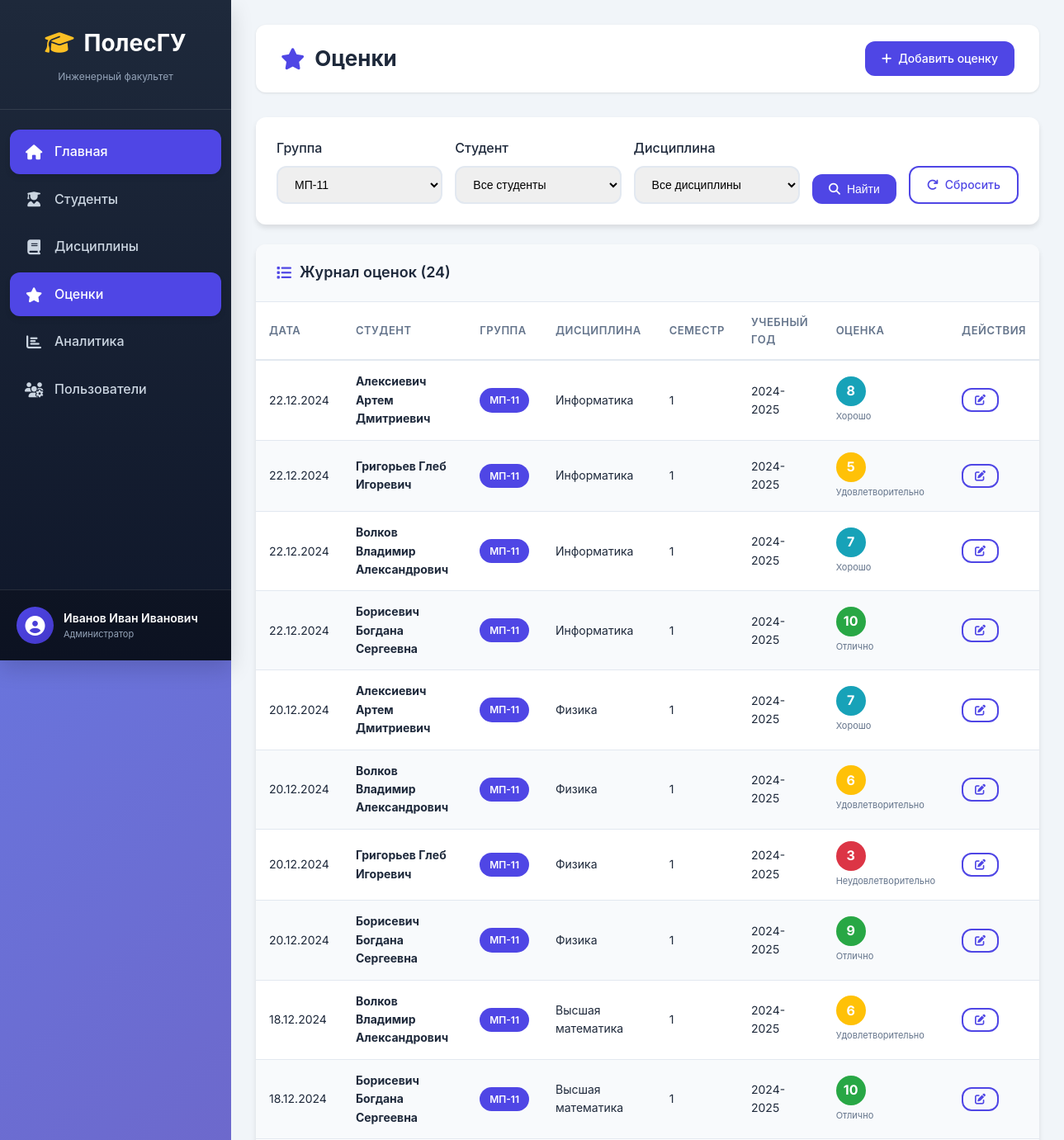
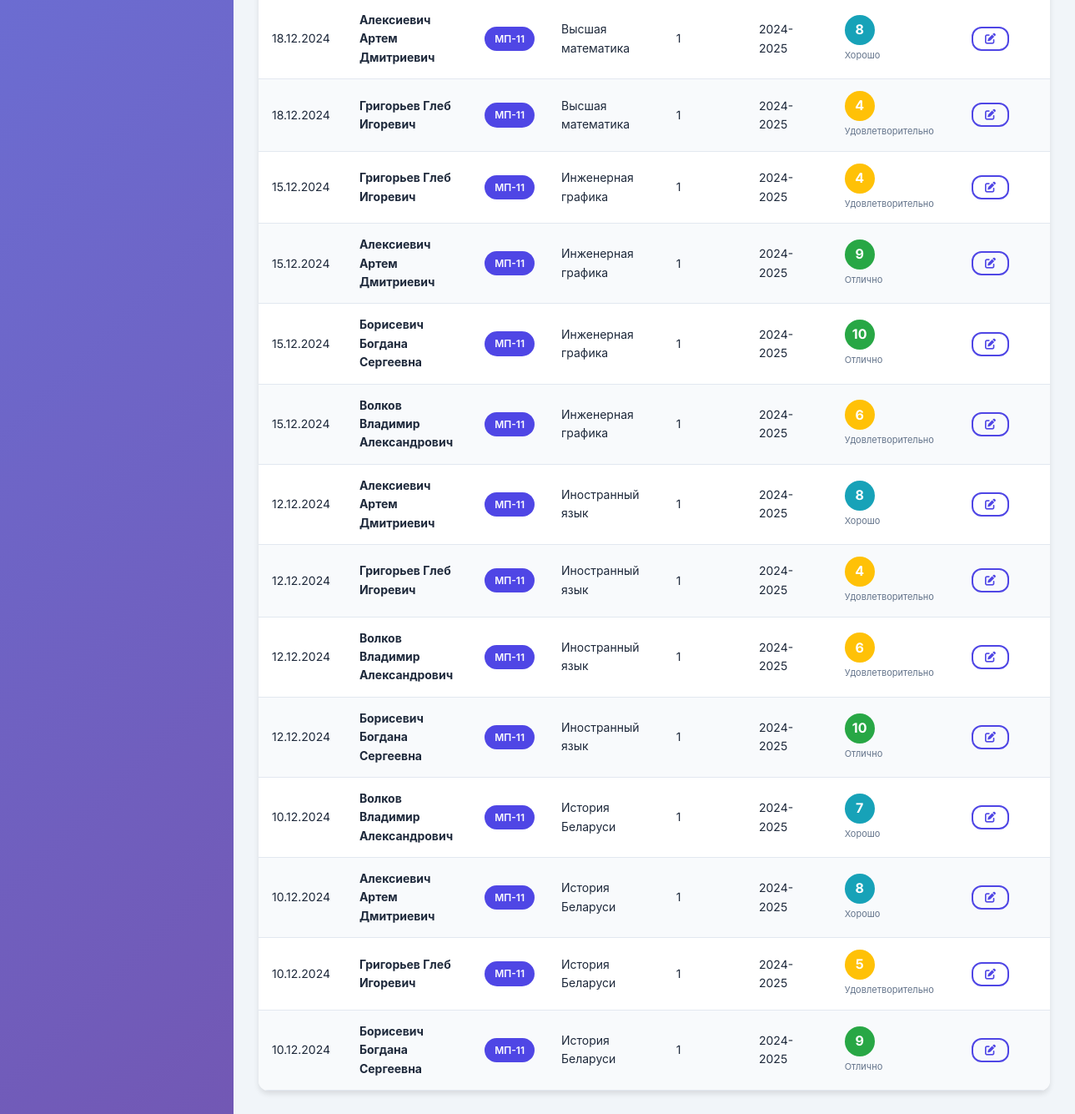
Page /modules/grades/index.php?group=1 (signed in) on the committed database (2 pictures, top to bottom).
### tables this page shows
CREATE TABLE grades (
    id INT AUTO_INCREMENT PRIMARY KEY,
    student_id INT NOT NULL,
    discipline_id INT NOT NULL,
    grade INT NOT NULL CHECK (grade BETWEEN 1 AND 10),
    grade_date DATE NOT NULL,
    semester INT NOT NULL,
    academic_year VARCHAR(9) NOT NULL,
    attempt INT DEFAULT 1,
    comments TEXT,
    created_by INT,
    created_at TIMESTAMP DEFAULT CURRENT_TIMESTAMP,
    updated_at TIMESTAMP DEFAULT CURRENT_TIMESTAMP ON UPDATE CURRENT_TIMESTAMP,
    FOREIGN KEY (student_id) REFERENCES students(id) ON DELETE CASCADE,
    FOREIGN KEY (discipline_id) REFERENCES disciplines(id) ON DELETE CASCADE,
    FOREIGN KEY (created_by) REFERENCES users(id) ON DELETE SET NULL,
    INDEX idx_student (student_id),
    INDEX idx_discipline (discipline_id),
    INDEX idx_grade_date (grade_date),
    INDEX idx_academic_year (academic_year)
);

CREATE TABLE groups (
    id INT AUTO_INCREMENT PRIMARY KEY,
    name VARCHAR(20) UNIQUE NOT NULL,
    specialty_id INT,
    course INT NOT NULL,
    FOREIGN KEY (specialty_id) REFERENCES specialties(id) ON DELETE SET NULL
);

CREATE TABLE disciplines (
    id INT AUTO_INCREMENT PRIMARY KEY,
    name VARCHAR(200) NOT NULL,
    department_id INT,
    teacher_id INT,
    semester INT,
    hours_total INT,
    hours_lecture INT,
    hours_practice INT,
    control_type ENUM('exam', 'credit', 'exam_and_credit') DEFAULT 'exam',
    FOREIGN KEY (department_id) REFERENCES departments(id) ON DELETE SET NULL,
    FOREIGN KEY (teacher_id) REFERENCES users(id) ON DELETE SET NULL
);

### config/app_config.php (called while the page is built, shortened)
<?php
require_once BASE_PATH . '/config/db_config.php';
function isLoggedIn() {
    return true;
}
function getCurrentUser() {
    return [
        'id' => $_SESSION['user_id'],
        'username' => $_SESSION['username'],
        'full_name' => $_SESSION['full_name'],
        'role' => $_SESSION['role']
    ];
}
function hasRole($role) {
    $user = getCurrentUser();
    return $user && $user['role'] === $role;
}
function isAdmin() {
    return hasRole('admin');
}
function e($string) {
    return htmlspecialchars($string, ENT_QUOTES, 'UTF-8');
}
function formatDate($date, $format = 'd.m.Y') {
    return date($format, strtotime($date));
}
function getGradeText($grade) {
    if ($grade >= 9) return 'Отлично';
    if ($grade >= 7) return 'Хорошо';
    if ($grade >= 4) return 'Удовлетворительно';
    return 'Неудовлетворительно';
}
function getGradeColor($grade) {
    if ($grade >= 9) return '#28a745';
    if ($grade >= 7) return '#17a2b8';
    if ($grade >= 4) return '#ffc107';
    return '#dc3545';
}
?>

### config/db_config.php (called while the page is built, shortened)
<?php
function getDbConnection() {
    static $conn = null;
    if ($conn === null) {
        $conn = new mysqli(DB_HOST, DB_USER, DB_PASS, DB_NAME);
        $conn->set_charset(DB_CHARSET);
        $conn->query("SET NAMES 'utf8mb4'");
        $conn->query("SET CHARACTER SET 'utf8mb4'");
    }
    return $conn;
}
function dbQuery($sql, $params = []) {
    $conn = getDbConnection();
    if (empty($params)) {
        $result = $conn->query($sql);
    } else {
        $stmt = $conn->prepare($sql);
        $types = '';
        foreach ($params as $param) {
            if (is_int($param)) {
                $types .= 'i';
            } elseif (is_float($param)) {
                $types .= 'd';
            } else {
                $types .= 's';
            }
        }
        $stmt->bind_param($types, ...$params);
        $stmt->execute();
        $result = $stmt->get_result();
    }
    return $result;
}
function dbFetchAll($sql, $params = []) {
    $result = dbQuery($sql, $params);
    $rows = [];
    if ($result instanceof mysqli_result) {
        while ($row = $result->fetch_assoc()) {
            $rows[] = $row;
        }
    }
    return $rows;
}
?>

### modules/grades/index.php (the view, shortened to what this page needs)
<?php
require_once __DIR__ . '/../../config/app_config.php';
$groups = dbFetchAll("SELECT id, name FROM groups ORDER BY name", []);
$groupFilter = $_GET['group'] ?? '';
$where = [];
$params = [];
if ($groupFilter) {
    $where[] = "s.group_id = ?";
    $params[] = (int)$groupFilter;
}
$whereClause = !empty($where) ? 'WHERE ' . implode(' AND ', $where) : '';
$grades = dbFetchAll("
    SELECT
        gr.id,
        gr.grade,
        gr.grade_date,
        gr.semester,
        gr.academic_year,
        CONCAT(s.last_name, ' ', s.first_name, ' ', s.middle_name) as student_name,
        g.name as group_name,
        d.name as discipline_name
    FROM grades gr
    JOIN students s ON gr.student_id = s.id
    JOIN groups g ON s.group_id = g.id
    JOIN disciplines d ON gr.discipline_id = d.id
    $whereClause
    ORDER BY gr.grade_date DESC, gr.created_at DESC
    LIMIT 100
", $params);
include BASE_PATH . '/includes/header.php';
include BASE_PATH . '/includes/sidebar.php';
?>
<div class="main-content">
    <div class="top-bar">
        <div class="breadcrumb">
            <h1><i class="fas fa-star"></i> Оценки</h1>
        </div>
        <div class="actions">
            <?php if (isAdmin() || hasRole('teacher')): ?>
            <a href="grade_add.php" class="btn btn-primary">
                <i class="fas fa-plus"></i> Добавить оценку
            </a>
            <?php endif; ?>
        </div>
    </div>
    <div class="dashboard-card" style="margin-bottom: 24px;">
        <div class="card-body">
            <form method="GET" action="" style="display: flex; gap: 15px; flex-wrap: wrap; align-items: end;">
                <div class="form-group" style="flex: 1; min-width: 150px; margin-bottom: 0;">
                    <label>Группа</label>
                    <select name="group" class="form-control">
                        <?php foreach ($groups as $grp): ?>
                        <option value="<?php echo $grp['id']; ?>" <?php echo $groupFilter == $grp['id'] ? 'selected' : ''; ?>>
                            <?php echo e($grp['name']); ?>
                        </option>
                        <?php endforeach; ?>
                    </select>
                </div>
                <div class="form-group" style="flex: 1; min-width: 200px; margin-bottom: 0;">
                    <label>Студент</label>
                    <select name="student" class="form-control">
                        <option value="">Все студенты</option>
                    </select>
                </div>
                <div class="form-group" style="flex: 1; min-width: 200px; margin-bottom: 0;">
                    <label>Дисциплина</label>
                    <select name="discipline" class="form-control">
                        <option value="">Все дисциплины</option>
                    </select>
                </div>
                <button type="submit" class="btn btn-primary">
                    <i class="fas fa-search"></i> Найти
                </button>
                <a href="index.php" class="btn btn-outline">
                    <i class="fas fa-redo"></i> Сбросить
                </a>
            </form>
        </div>
    </div>
    <div class="dashboard-card full-width">
        <div class="card-header">
            <h3><i class="fas fa-list"></i> Журнал оценок (<?php echo count($grades); ?>)</h3>
        </div>
        <div class="card-body" style="padding: 0;">
            <table class="table table-striped table-hover">
                <thead>
                    <tr>
                        <th>Дата</th>
                        <th>Студент</th>
                        <th>Группа</th>
                        <th>Дисциплина</th>
                        <th>Семестр</th>
                        <th>Учебный год</th>
                        <th>Оценка</th>
                        <?php if (isAdmin()): ?>
                        <th style="width: 100px;">Действия</th>
                        <?php endif; ?>
                    </tr>
                </thead>
                <tbody>
                    <?php if (empty($grades)): ?>
                    <tr>
                        <td colspan="<?php echo isAdmin() ? '8' : '7'; ?>" style="text-align: center; padding: 40px;">
                            <i class="fas fa-inbox" style="font-size: 48px; color: #cbd5e1; margin-bottom: 15px;"></i>
                            <p style="color: #64748b;">Оценки не найдены</p>
                        </td>
                    </tr>
                    <?php else: ?>
                    <?php foreach ($grades as $grade): ?>
                    <tr>
                        <td><?php echo formatDate($grade['grade_date']); ?></td>
                        <td><strong><?php echo e($grade['student_name']); ?></strong></td>
                        <td><span class="badge badge-primary"><?php echo e($grade['group_name']); ?></span></td>
                        <td><?php echo e($grade['discipline_name']); ?></td>
                        <td><?php echo $grade['semester']; ?></td>
                        <td><?php echo e($grade['academic_year']); ?></td>
                        <td>
                            <span class="grade-badge" style="background-color: <?php echo getGradeColor($grade['grade']); ?>;">
                                <?php echo $grade['grade']; ?>
                            </span>
                            <small style="display: block; font-size: 11px; color: #64748b; margin-top: 4px;">
                                <?php echo getGradeText($grade['grade']); ?>
                            </small>
                        </td>
                        <?php if (isAdmin()): ?>
                        <td>
                            <a href="grade_edit.php?id=<?php echo $grade['id']; ?>" class="btn btn-sm btn-outline" data-tooltip="Редактировать">
                                <i class="fas fa-edit"></i>
                            </a>
                        </td>
                        <?php endif; ?>
                    </tr>
                    <?php endforeach; ?>
                    <?php endif; ?>
                </tbody>
            </table>
        </div>
    </div>
</div>
<?php include BASE_PATH . '/includes/footer.php'; ?>

### assets/css/style.css (style rules this page uses)
:root { --primary-color: #4f46e5; --primary-dark: #4338ca; --secondary-color: #64748b; --success-color: #28a745; --warning-color: #ffc107; --danger-color: #dc3545; --info-color: #17a2b8; --light-color: #f8fafc; --dark-color: #1e293b; --sidebar-width: 280px; --header-height: 70px; --border-radius: 12px; --shadow-sm: 0 1px 3px rgba(0,0,0,0.1); --shadow-md: 0 4px 6px rgba(0,0,0,0.1); --shadow-lg: 0 10px 25px rgba(0,0,0,0.15); --transition: all 0.3s ease; }
* { margin: 0; padding: 0; box-sizing: border-box; }
body { font-family: 'Inter', -apple-system, BlinkMacSystemFont, 'Segoe UI', Roboto, sans-serif; background: linear-gradient(135deg, #667eea 0%, #764ba2 100%); min-height: 100vh; color: var(--dark-color); line-height: 1.6; }
.main-content { padding: 30px; }
.top-bar { display: flex; justify-content: space-between; align-items: center; margin-bottom: 30px; background: #fff; padding: 20px 30px; border-radius: var(--border-radius); box-shadow: var(--shadow-sm); }
.top-bar h1 { font-size: 26px; font-weight: 700; color: var(--dark-color); display: flex; align-items: center; gap: 12px; }
.top-bar h1 i { color: var(--primary-color); }
.dashboard-card { background: #fff; border-radius: var(--border-radius); box-shadow: var(--shadow-md); overflow: hidden; }
.dashboard-card.full-width { grid-column: 1 / -1; }
.card-header { padding: 20px 25px; border-bottom: 1px solid #e2e8f0; background: #f8fafc; }
.card-header h3 { font-size: 18px; font-weight: 600; color: var(--dark-color); display: flex; align-items: center; gap: 10px; }
.card-header h3 i { color: var(--primary-color); }
.card-body { padding: 25px; }
.table { width: 100%; border-collapse: collapse; }
.table thead th { padding: 14px 16px; text-align: left; font-weight: 600; font-size: 13px; color: var(--secondary-color); text-transform: uppercase; letter-spacing: 0.5px; border-bottom: 2px solid #e2e8f0; }
.table tbody td { padding: 14px 16px; border-bottom: 1px solid #e2e8f0; font-size: 14px; }
.table-striped tbody tr:nth-child(even) { background: #f8fafc; }
.badge { display: inline-block; padding: 5px 12px; border-radius: 20px; font-size: 12px; font-weight: 600; color: #fff; }
.badge-primary { background: var(--primary-color); }
.grade-badge { display: inline-flex; align-items: center; justify-content: center; width: 36px; height: 36px; border-radius: 50%; color: #fff; font-weight: 700; font-size: 16px; }
.btn { display: inline-flex; align-items: center; gap: 8px; padding: 10px 20px; border: none; border-radius: var(--border-radius); font-size: 14px; font-weight: 500; cursor: pointer; text-decoration: none; transition: var(--transition); }
.btn-primary { background: var(--primary-color); color: #fff; }
.btn-outline { background: transparent; border: 2px solid var(--primary-color); color: var(--primary-color); }
.btn-sm { padding: 6px 14px; font-size: 13px; }
.form-group { margin-bottom: 20px; }
.form-group label { display: block; margin-bottom: 8px; font-weight: 500; color: var(--dark-color); }
.form-control { width: 100%; padding: 12px 16px; border: 2px solid #e2e8f0; border-radius: var(--border-radius); font-size: 14px; transition: var(--transition); }

### rows in the picture
grades: grade_date "22.12.2024", student_name "Алексиевич Артем Дмитриевич", groups.name "МП-11", discipline.name "Информатика", semester "1", academic_year "2024-2025", grade "8", grade "Хорошо"
grades: grade_date "22.12.2024", student_name "Григорьев Глеб Игоревич", groups.name "МП-11", discipline.name "Информатика", semester "1", academic_year "2024-2025", grade "5", grade "Удовлетворительно"
grades: grade_date "22.12.2024", student_name "Волков Владимир Александрович", groups.name "МП-11", discipline.name "Информатика", semester "1", academic_year "2024-2025", grade "7", grade "Хорошо"
grades: grade_date "22.12.2024", student_name "Борисевич Богдана Сергеевна", groups.name "МП-11", discipline.name "Информатика", semester "1", academic_year "2024-2025", grade "10", grade "Отлично"
grades: grade_date "20.12.2024", student_name "Алексиевич Артем Дмитриевич", groups.name "МП-11", discipline.name "Физика", semester "1", academic_year "2024-2025", grade "7", grade "Хорошо"
grades: grade_date "20.12.2024", student_name "Волков Владимир Александрович", groups.name "МП-11", discipline.name "Физика", semester "1", academic_year "2024-2025", grade "6", grade "Удовлетворительно"
grades: grade_date "20.12.2024", student_name "Григорьев Глеб Игоревич", groups.name "МП-11", discipline.name "Физика", semester "1", academic_year "2024-2025", grade "3", grade "Неудовлетворительно"
grades: grade_date "20.12.2024", student_name "Борисевич Богдана Сергеевна", groups.name "МП-11", discipline.name "Физика", semester "1", academic_year "2024-2025", grade "9", grade "Отлично"
grades: grade_date "18.12.2024", student_name "Волков Владимир Александрович", groups.name "МП-11", discipline.name "Высшая математика", semester "1", academic_year "2024-2025", grade "6", grade "Удовлетворительно"
grades: grade_date "18.12.2024", student_name "Борисевич Богдана Сергеевна", groups.name "МП-11", discipline.name "Высшая математика", semester "1", academic_year "2024-2025", grade "10", grade "Отлично"
grades: grade_date "18.12.2024", student_name "Алексиевич Артем Дмитриевич", groups.name "МП-11", discipline.name "Высшая математика", semester "1", academic_year "2024-2025", grade "8", grade "Хорошо"
grades: grade_date "18.12.2024", student_name "Григорьев Глеб Игоревич", groups.name "МП-11", discipline.name "Высшая математика", semester "1", academic_year "2024-2025", grade "4", grade "Удовлетворительно"
grades: grade_date "15.12.2024", student_name "Григорьев Глеб Игоревич", groups.name "МП-11", discipline.name "Инженерная графика", semester "1", academic_year "2024-2025", grade "4", grade "Удовлетворительно"
grades: grade_date "15.12.2024", student_name "Алексиевич Артем Дмитриевич", groups.name "МП-11", discipline.name "Инженерная графика", semester "1", academic_year "2024-2025", grade "9", grade "Отлично"
grades: grade_date "15.12.2024", student_name "Борисевич Богдана Сергеевна", groups.name "МП-11", discipline.name "Инженерная графика", semester "1", academic_year "2024-2025", grade "10", grade "Отлично"
grades: grade_date "15.12.2024", student_name "Волков Владимир Александрович", groups.name "МП-11", discipline.name "Инженерная графика", semester "1", academic_year "2024-2025", grade "6", grade "Удовлетворительно"
grades: grade_date "12.12.2024", student_name "Алексиевич Артем Дмитриевич", groups.name "МП-11", discipline.name "Иностранный язык", semester "1", academic_year "2024-2025", grade "8", grade "Хорошо"
grades: grade_date "12.12.2024", student_name "Григорьев Глеб Игоревич", groups.name "МП-11", discipline.name "Иностранный язык", semester "1", academic_year "2024-2025", grade "4", grade "Удовлетворительно"
grades: grade_date "12.12.2024", student_name "Волков Владимир Александрович", groups.name "МП-11", discipline.name "Иностранный язык", semester "1", academic_year "2024-2025", grade "6", grade "Удовлетворительно"
grades: grade_date "12.12.2024", student_name "Борисевич Богдана Сергеевна", groups.name "МП-11", discipline.name "Иностранный язык", semester "1", academic_year "2024-2025", grade "10", grade "Отлично"
grades: grade_date "10.12.2024", student_name "Волков Владимир Александрович", groups.name "МП-11", discipline.name "История Беларуси", semester "1", academic_year "2024-2025", grade "7", grade "Хорошо"
grades: grade_date "10.12.2024", student_name "Алексиевич Артем Дмитриевич", groups.name "МП-11", discipline.name "История Беларуси", semester "1", academic_year "2024-2025", grade "8", grade "Хорошо"
grades: grade_date "10.12.2024", student_name "Григорьев Глеб Игоревич", groups.name "МП-11", discipline.name "История Беларуси", semester "1", academic_year "2024-2025", grade "5", grade "Удовлетворительно"
grades: grade_date "10.12.2024", student_name "Борисевич Богдана Сергеевна", groups.name "МП-11", discipline.name "История Беларуси", semester "1", academic_year "2024-2025", grade "9", grade "Отлично"

### other values in the picture
APP_FACULTY "Инженерный факультет"
getCurrentUser()['full_name'] "Иванов Иван Иванович"
count($grades) "24"
form field group "МП-11"
